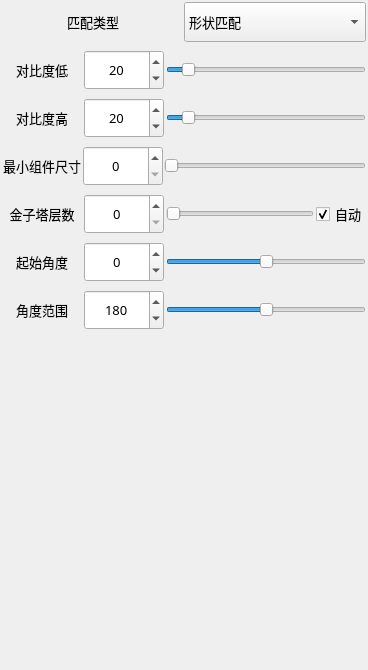
       <widget class="QWidget" name="tab">
        <attribute name="title">
         <string>模板参数</string>
        </attribute>
        <layout class="QVBoxLayout" name="verticalLayout" stretch="0,4">
         <property name="spacing">
          <number>0</number>
         </property>
         <property name="leftMargin">
          <number>0</number>
         </property>
         <property name="topMargin">
          <number>0</number>
         </property>
         <property name="rightMargin">
          <number>0</number>
         </property>
         <property name="bottomMargin">
          <number>0</number>
         </property>
         <item>
          <widget class="QWidget" name="groupC4_2" native="true">
           <property name="minimumSize">
            <size>
             <width>0</width>
             <height>130</height>
            </size>
           </property>
           <property name="font">
            <font>
             <family>微软雅黑</family>
             <pointsize>10</pointsize>
            </font>
           </property>
           <layout class="QGridLayout" name="gridLayout">
            <property name="leftMargin">
             <number>0</number>
            </property>
            <property name="topMargin">
             <number>0</number>
            </property>
            <property name="rightMargin">
             <number>0</number>
            </property>
            <property name="bottomMargin">
             <number>4</number>
            </property>
            <property name="horizontalSpacing">
             <number>0</number>
            </property>
            <property name="verticalSpacing">
             <number>4</number>
            </property>
            <item row="0" column="0">
             <layout class="QHBoxLayout" name="horizontalLayout_8">
              <property name="leftMargin">
               <number>2</number>
              </property>
              <property name="topMargin">
               <number>2</number>
              </property>
              <property name="rightMargin">
               <number>2</number>
              </property>
              <property name="bottomMargin">
               <number>2</number>
              </property>
              <item>
               <widget class="QLabel" name="label_23">
                <property name="minimumSize">
                 <size>
                  <width>0</width>
                  <height>30</height>
                 </size>
                </property>
                <property name="font">
                 <font>
                  <family>微软雅黑</family>
                  <pointsize>10</pointsize>
                 </font>
                </property>
                <property name="text">
                 <string>匹配类型</string>
                </property>
                <property name="alignment">
                 <set>Qt::AlignCenter</set>
                </property>
               </widget>
              </item>
              <item>
               <widget class="QComboBox" name="cbx_MatchType">
                <property name="minimumSize">
                 <size>
                  <width>100</width>
                  <height>40</height>
                 </size>
                </property>
                <property name="font">
                 <font>
                  <family>微软雅黑</family>
                  <pointsize>10</pointsize>
                 </font>
                </property>
                <item>
                 <property name="text">
                  <string>形状匹配</string>
                 </property>
                </item>
                <item>
                 <property name="text">
                  <string>灰度匹配</string>
                 </property>
                </item>
               </widget>
              </item>
             </layout>
            </item>
            <item row="4" column="0">
             <widget class="QWidget" name="widget" native="true">
              <layout class="QHBoxLayout" name="horizontalLayout_12" stretch="1,1,3,1">
               <property name="spacing">
                <number>2</number>
               </property>
               <property name="leftMargin">
                <number>2</number>
               </property>
               <property name="topMargin">
                <number>2</number>
               </property>
               <property name="rightMargin">
                <number>2</number>
               </property>
               <property name="bottomMargin">
                <number>2</number>
               </property>
               <item>
                <widget class="QLabel" name="label_9">
                 <property name="minimumSize">
                  <size>
                   <width>80</width>
                   <height>40</height>
                  </size>
                 </property>
                 <property name="text">
                  <string>金子塔层数</string>
                 </property>
                 <property name="alignment">
                  <set>Qt::AlignCenter</set>
                 </property>
                </widget>
               </item>
               <item>
                <widget class="QSpinBox" name="spBx_PyLevel">
                 <property name="minimumSize">
                  <size>
                   <width>80</width>
                   <height>40</height>
                  </size>
                 </property>
                 <property name="alignment">
                  <set>Qt::AlignCenter</set>
                 </property>
                 <property name="maximum">
                  <number>10</number>
                 </property>
                </widget>
               </item>
               <item>
                <widget class="QSlider" name="horizontalSlider_4">
                 <property name="minimumSize">
                  <size>
                   <width>120</width>
                   <height>40</height>
                  </size>
                 </property>
                 <property name="maximum">
                  <number>10</number>
                 </property>
                 <property name="orientation">
                  <enum>Qt::Horizontal</enum>
                 </property>
                </widget>
               </item>
               <item>
                <widget class="QCheckBox" name="cBx_Auto">
                 <property name="sizePolicy">
                  <sizepolicy hsizetype="Preferred" vsizetype="Fixed">
                   <horstretch>0</horstretch>
                   <verstretch>0</verstretch>
                  </sizepolicy>
                 </property>
                 <property name="minimumSize">
                  <size>
                   <width>50</width>
                   <height>40</height>
                  </size>
                 </property>
                 <property name="text">
                  <string>自动</string>
                 </property>
                 <property name="checked">
                  <bool>true</bool>
                 </property>
                </widget>
               </item>
              </layout>
             </widget>
            </item>
            <item row="6" column="0">
             <widget class="QWidget" name="widget66" native="true">
              <layout class="QHBoxLayout" name="horizontalLayout_14" stretch="1,1,4">
               <property name="spacing">
                <number>2</number>
               </property>
               <property name="leftMargin">
                <number>2</number>
               </property>
               <property name="topMargin">
                <number>2</number>
               </property>
               <property name="rightMargin">
                <number>2</number>
               </property>
               <property name="bottomMargin">
                <number>2</number>
               </property>
               <item>
                <widget class="QLabel" name="label_13">
                 <property name="minimumSize">
                  <size>
                   <width>80</width>
                   <height>40</height>
                  </size>
                 </property>
                 <property name="text">
                  <string>角度范围</string>
                 </property>
                 <property name="alignment">
                  <set>Qt::AlignCenter</set>
                 </property>
                </widget>
               </item>
               <item>
                <widget class="QSpinBox" name="spBx_CAngleRange">
                 <property name="sizePolicy">
                  <sizepolicy hsizetype="Preferred" vsizetype="Fixed">
                   <horstretch>0</horstretch>
                   <verstretch>0</verstretch>
                  </sizepolicy>
                 </property>
                 <property name="minimumSize">
                  <size>
                   <width>80</width>
                   <height>40</height>
                  </size>
                 </property>
                 <property name="alignment">
                  <set>Qt::AlignCenter</set>
                 </property>
                 <property name="minimum">
                  <number>-360</number>
                 </property>
                 <property name="maximum">
                  <number>360</number>
                 </property>
                 <property name="value">
                  <number>180</number>
                 </property>
                </widget>
               </item>
               <item>
                <widget class="QSlider" name="horizontalSlider_6">
                 <property name="minimumSize">
                  <size>
                   <width>200</width>
                   <height>40</height>
                  </size>
                 </property>
                 <property name="minimum">
                  <number>0</number>
                 </property>
                 <property name="maximum">
                  <number>360</number>
                 </property>
                 <property name="value">
                  <number>180</number>
                 </property>
                 <property name="orientation">
                  <enum>Qt::Horizontal</enum>
                 </property>
                </widget>
               </item>
              </layout>
             </widget>
            </item>
            <item row="5" column="0">
             <widget class="QWidget" name="widget99" native="true">
              <layout class="QHBoxLayout" name="horizontalLayout_13" stretch="1,1,4">
               <property name="spacing">
                <number>2</number>
               </property>
               <property name="leftMargin">
                <number>2</number>
               </property>
               <property name="topMargin">
                <number>2</number>
               </property>
               <property name="rightMargin">
                <number>2</number>
               </property>
               <property name="bottomMargin">
                <number>2</number>
               </property>
               <item>
                <widget class="QLabel" name="label_11">
                 <property name="minimumSize">
                  <size>
                   <width>80</width>
                   <height>40</height>
                  </size>
                 </property>
                 <property name="text">
                  <string>起始角度</string>
                 </property>
                 <property name="alignment">
                  <set>Qt::AlignCenter</set>
                 </property>
                </widget>
               </item>
               <item>
                <widget class="QSpinBox" name="spBx_CAngleStart">
                 <property name="sizePolicy">
                  <sizepolicy hsizetype="Preferred" vsizetype="Fixed">
                   <horstretch>0</horstretch>
                   <verstretch>0</verstretch>
                  </sizepolicy>
                 </property>
                 <property name="minimumSize">
                  <size>
                   <width>80</width>
                   <height>40</height>
                  </size>
                 </property>
                 <property name="alignment">
                  <set>Qt::AlignCenter</set>
                 </property>
                 <property name="minimum">
                  <number>-180</number>
                 </property>
                 <property name="maximum">
                  <number>180</number>
                 </property>
                </widget>
               </item>
               <item>
                <widget class="QSlider" name="horizontalSlider_5">
                 <property name="minimumSize">
                  <size>
                   <width>200</width>
                   <height>40</height>
                  </size>
                 </property>
                 <property name="minimum">
                  <number>-360</number>
                 </property>
                 <property name="maximum">
                  <number>360</number>
                 </property>
                 <property name="orientation">
                  <enum>Qt::Horizontal</enum>
                 </property>
                </widget>
               </item>
              </layout>
             </widget>
            </item>
            <item row="3" column="0">
             <widget class="QWidget" name="Layout_MinSize" native="true">
              <layout class="QHBoxLayout" name="horizontalLayout_Minsize" stretch="1,1,4">
               <property name="spacing">
                <number>1</number>
               </property>
               <property name="leftMargin">
                <number>2</number>
               </property>
               <property name="topMargin">
                <number>2</number>
               </property>
               <property name="rightMargin">
                <number>2</number>
               </property>
               <property name="bottomMargin">
                <number>2</number>
               </property>
               <item>
                <widget class="QLabel" name="label_2">
                 <property name="minimumSize">
                  <size>
                   <width>80</width>
                   <height>40</height>
                  </size>
                 </property>
                 <property name="text">
                  <string>最小组件尺寸</string>
                 </property>
                 <property name="alignment">
                  <set>Qt::AlignCenter</set>
                 </property>
                </widget>
               </item>
               <item>
                <widget class="QSpinBox" name="spBx_MinSize">
                 <property name="minimumSize">
                  <size>
                   <width>80</width>
                   <height>40</height>
                  </size>
                 </property>
                 <property name="alignment">
                  <set>Qt::AlignCenter</set>
                 </property>
                 <property name="maximum">
                  <number>1000</number>
                 </property>
                </widget>
               </item>
               <item>
                <widget class="QSlider" name="horizontalSlider">
                 <property name="minimumSize">
                  <size>
                   <width>200</width>
                   <height>40</height>
                  </size>
                 </property>
                 <property name="maximum">
                  <number>500</number>
                 </property>
                 <property name="orientation">
                  <enum>Qt::Horizontal</enum>
                 </property>
                </widget>
               </item>
              </layout>
             </widget>
            </item>
            <item row="2" column="0">
             <widget class="QWidget" name="Layout_HighContrast" native="true">
              <layout class="QHBoxLayout" name="horizontalLayout_HighContrast" stretch="1,1,4">
               <property name="spacing">
                <number>2</number>
               </property>
               <property name="leftMargin">
                <number>2</number>
               </property>
               <property name="topMargin">
                <number>2</number>
               </property>
               <property name="rightMargin">
                <number>2</number>
               </property>
               <property name="bottomMargin">
                <number>2</number>
               </property>
               <item>
                <widget class="QLabel" name="label_5">
                 <property name="minimumSize">
                  <size>
                   <width>80</width>
                   <height>40</height>
                  </size>
                 </property>
                 <property name="text">
                  <string>对比度高</string>
                 </property>
                 <property name="alignment">
                  <set>Qt::AlignCenter</set>
                 </property>
                </widget>
               </item>
               <item>
                <widget class="QSpinBox" name="spBx_HighContrast">
                 <property name="minimumSize">
                  <size>
                   <width>80</width>
                   <height>40</height>
                  </size>
                 </property>
                 <property name="alignment">
                  <set>Qt::AlignCenter</set>
                 </property>
                 <property name="maximum">
                  <number>255</number>
                 </property>
                 <property name="value">
                  <number>20</number>
                 </property>
                </widget>
               </item>
               <item>
                <widget class="QSlider" name="horizontalSlider_3">
                 <property name="minimumSize">
                  <size>
                   <width>200</width>
                   <height>40</height>
                  </size>
                 </property>
                 <property name="maximum">
                  <number>255</number>
                 </property>
                 <property name="value">
                  <number>20</number>
                 </property>
                 <property name="orientation">
                  <enum>Qt::Horizontal</enum>
                 </property>
                </widget>
               </item>
              </layout>
             </widget>
            </item>
            <item row="1" column="0">
             <widget class="QWidget" name="Layout_LowContrast" native="true">
              <layout class="QHBoxLayout" name="horizontalLayout_LowContrast" stretch="1,1,4">
               <property name="spacing">
                <number>2</number>
               </property>
               <property name="leftMargin">
                <number>2</number>
               </property>
               <property name="topMargin">
                <number>2</number>
               </property>
               <property name="rightMargin">
                <number>2</number>
               </property>
               <property name="bottomMargin">
                <number>2</number>
               </property>
               <item>
                <widget class="QLabel" name="label_3">
                 <property name="minimumSize">
                  <size>
                   <width>80</width>
                   <height>40</height>
                  </size>
                 </property>
                 <property name="text">
                  <string>对比度低</string>
                 </property>
                 <property name="alignment">
                  <set>Qt::AlignCenter</set>
                 </property>
                </widget>
               </item>
               <item>
                <widget class="QSpinBox" name="spBx_LowContrast">
                 <property name="minimumSize">
                  <size>
                   <width>80</width>
                   <height>40</height>
                  </size>
                 </property>
                 <property name="alignment">
                  <set>Qt::AlignCenter</set>
                 </property>
                 <property name="maximum">
                  <number>255</number>
                 </property>
                 <property name="value">
                  <number>20</number>
                 </property>
                </widget>
               </item>
               <item>
                <widget class="QSlider" name="horizontalSlider_2">
                 <property name="minimumSize">
                  <size>
                   <width>200</width>
                   <height>40</height>
                  </size>
                 </property>
                 <property name="maximum">
                  <number>255</number>
                 </property>
                 <property name="value">
                  <number>20</number>
                 </property>
                 <property name="orientation">
                  <enum>Qt::Horizontal</enum>
                 </property>
                </widget>
               </item>
              </layout>
             </widget>
            </item>
            <item row="7" column="0">
             <spacer name="verticalSpacer_2">
              <property name="orientation">
               <enum>Qt::Vertical</enum>
              </property>
              <property name="sizeHint" stdset="0">
               <size>
                <width>20</width>
                <height>40</height>
               </size>
              </property>
             </spacer>
            </item>
           </layout>
          </widget>
         </item>
         <item>
          <widget class="QWidget" name="widget_2" native="true">
           <layout class="QGridLayout" name="gridLayout_5">
            <property name="leftMargin">
             <number>0</number>
            </property>
            <property name="topMargin">
             <number>0</number>
            </property>
            <property name="rightMargin">
             <number>0</number>
            </property>
            <property name="bottomMargin">
             <number>0</number>
            </property>
            <property name="spacing">
             <number>0</number>
            </property>
            <item row="0" column="0">
             <spacer name="verticalSpacer_3">
              <property name="orientation">
               <enum>Qt::Vertical</enum>
              </property>
              <property name="sizeHint" stdset="0">
               <size>
                <width>20</width>
                <height>294</height>
               </size>
              </property>
             </spacer>
            </item>
           </layout>
          </widget>
         </item>
        </layout>
       </widget>
